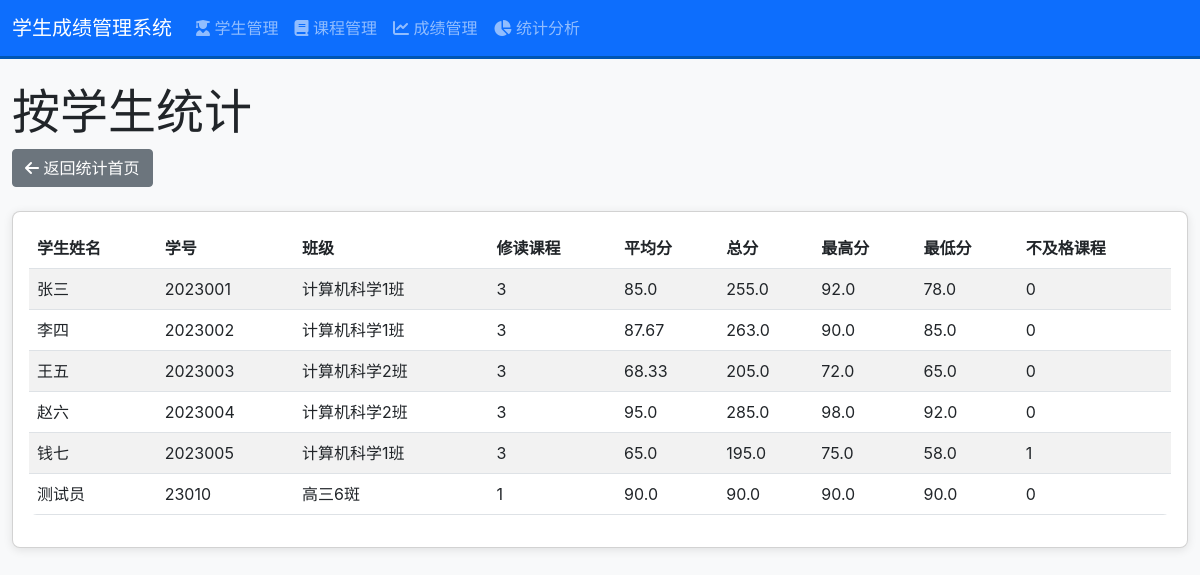
Screenshot of /statistics/student with the database file from the repository.
### models/student_model.py (models this page shows, shortened)
class Student(db.Model):
    id = db.Column(db.Integer, primary_key=True)
    student_id = db.Column(db.String(20), unique=True, nullable=False)
    name = db.Column(db.String(50), nullable=False)
    gender = db.Column(db.String(10))
    date_of_birth = db.Column(db.Date)
    class_name = db.Column(db.String(50))
    created_at = db.Column(db.DateTime, default=datetime.utcnow)
    scores = db.relationship('Score', backref='student', lazy=True, cascade='all, delete-orphan')

### models/score_model.py (models this page shows, shortened)
class Score(db.Model):
    id = db.Column(db.Integer, primary_key=True)
    student_id = db.Column(db.Integer, db.ForeignKey('student.id'), nullable=False)
    course_id = db.Column(db.Integer, db.ForeignKey('course.id'), nullable=False)
    score = db.Column(db.Float, nullable=False)
    exam_date = db.Column(db.Date)
    created_at = db.Column(db.DateTime, default=datetime.utcnow)

### views/statistics_views.py (the view)
@app.route('/statistics/student')
def statistics_by_student():
    students = Student.query.order_by(Student.student_id).all()
    student_stats = []
    for student in students:
        scores = student.scores
        if scores:
            score_values = [s.score for s in scores]
            avg_score = sum(score_values) / len(score_values)
            total_score = sum(score_values)
            course_count = len(score_values)
            max_score = max(score_values)
            min_score = min(score_values)
            fail_courses = len([s for s in scores if s.score < 60])
            student_stats.append({
                'name': student.name,
                'student_id': student.student_id,
                'class_name': student.class_name,
                'course_count': course_count,
                'average_score': avg_score,
                'total_score': total_score,
                'max_score': max_score,
                'min_score': min_score,
                'fail_courses': fail_courses
            })
    return render_template('statistics_by_student.html', student_stats=student_stats)

### templates/statistics_by_student.html (shortened to what this page needs)
{% extends 'base.html' %}
{% block content %}
    <div class="mb-4">
        <h1 class="display-5">按学生统计</h1>
        <a href="{{ url_for('statistics_dashboard') }}" class="btn btn-secondary">
            <i class="fas fa-arrow-left"></i> 返回统计首页
        </a>
    </div>
    <div class="card">
        <div class="card-body">
            <div class="table-responsive">
                <table class="table table-striped">
                    <thead>
                        <tr>
                            <th>学生姓名</th>
                            <th>学号</th>
                            <th>班级</th>
                            <th>修读课程</th>
                            <th>平均分</th>
                            <th>总分</th>
                            <th>最高分</th>
                            <th>最低分</th>
                            <th>不及格课程</th>
                        </tr>
                    </thead>
                    <tbody>
                        {% if student_stats %}
                            {% for stat in student_stats %}
                            <tr>
                                <td>{{ stat.name }}</td>
                                <td>{{ stat.student_id }}</td>
                                <td>{{ stat.class_name }}</td>
                                <td>{{ stat.course_count }}</td>
                                <td>{{ stat.average_score|round(2) }}</td>
                                <td>{{ stat.total_score|round(2) }}</td>
                                <td>{{ stat.max_score }}</td>
                                <td>{{ stat.min_score }}</td>
                                <td>{{ stat.fail_courses }}</td>
                            </tr>
                            {% endfor %}
                        {% else %}
                            <tr>
                                <td colspan="9" class="text-center text-muted">暂无学生统计数据</td>
                            </tr>
                        {% endif %}
                    </tbody>
                </table>
            </div>
        </div>
    </div>
{% endblock %}

### static/css/style.css (style rules this page uses)
body { font-family: -apple-system, BlinkMacSystemFont, 'Segoe UI', Roboto, 'Helvetica Neue', Arial, sans-serif; background-color: #f8f9fa; }
.card { border-radius: 8px; box-shadow: 0 2px 10px rgba(0, 0, 0, 0.1); }
.table { background-color: white; border-radius: 8px; overflow: hidden; }
.btn { border-radius: 4px; transition: all 0.3s ease; }

### rows the page displays
Student: name "张三", student_id "2023001", class_name "计算机科学1班"
Score: max_score "92.0"
Score: min_score "78.0"
Student: name "李四", student_id "2023002", class_name "计算机科学1班"
Score: max_score "90.0"
Score: min_score "85.0"
Student: name "王五", student_id "2023003", class_name "计算机科学2班"
Score: max_score "72.0"
Score: min_score "65.0"
Student: name "赵六", student_id "2023004", class_name "计算机科学2班"
Score: max_score "98.0"
Score: min_score "92.0"
Student: name "钱七", student_id "2023005", class_name "计算机科学1班"
Score: max_score "75.0"
Score: min_score "58.0"
Student: name "测试员", student_id "23010", class_name "高三6斑"
Score: max_score "90.0", min_score "90.0"

### other values shown
{{ stat.course_count }} "3" "3" "3" "3" "3" "1"
{{ stat.average_score|round(2) }} "85.0" "87.67" "68.33" "95.0" "65.0" "90.0"
{{ stat.total_score|round(2) }} "255.0" "263.0" "205.0" "285.0" "195.0" "90.0"
{{ stat.fail_courses }} "0" "0" "0" "0" "1" "0"
